Frame 1 (no input): blank canvas, image omitted
Frame 60 (the mouse pressed at the canvas centre just before this capture): blank canvas, image omitted
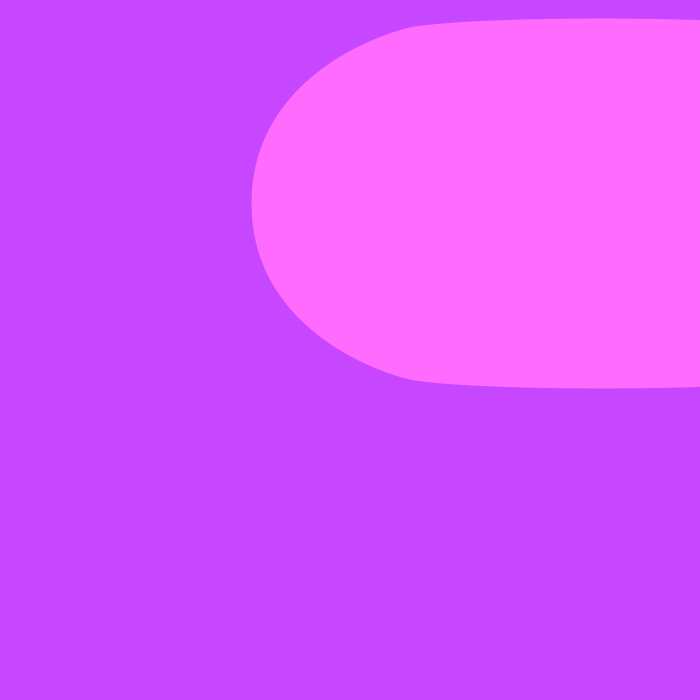
Frame 120 (the mouse held since frame 60 and released just before this capture)

The Processing sketch whose frames 1 and 60 were blank and that drew this single picture after the mouse press (run headless with seeded random() and noise(); from frame 60 on, the mouse is pressed at the canvas centre):

// Processing sketch: processing_142157
// ── processing_142157.pde

float xPos;
float yPos;
float speedX;
float speedY;

void setup() {
  size(700, 700);
  xPos = 1;
  yPos = 3;
  speedX = 5;
  speedY = 10;
}

void draw () {
  strokeWeight(mouseY);
  stroke(xPos/2, yPos/2, 255);
  background(xPos/3, yPos/3, 255);
  xPos += speedX;//movement
  if (xPos > width) {
    speedX *= -1;
  }

  if (xPos < 0) {
    speedX *= -1;
  }

  yPos += speedY;
  if (yPos > height) {
    speedY *= -1;
  }

  if (yPos < 0) {
    speedY *= -1;
  }

  ellipse(xPos, yPos, mouseX, 20);
}
